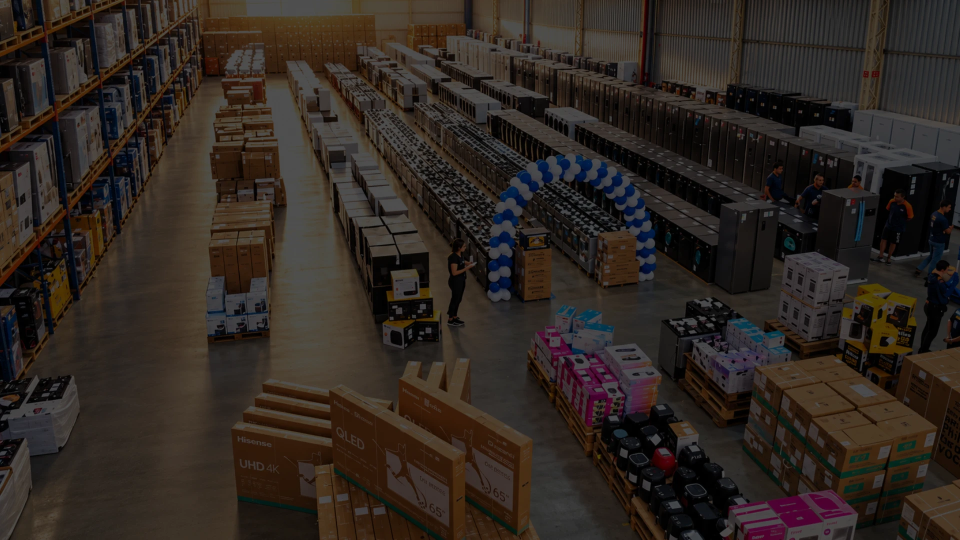
#> input picture video-painel-led/camada_data_fundo.webp, 1920 x 1080 px (shown at 1/2 size)
$ python animar_take5.py camada_data_fundo.webp arte_take1.webp arte_take1.webp arte_take1.webp arte_take1.webp arte_take1.webp
#> lines starting #> are read from the running program, lines starting #| are printed output that depends on the picture
"""Take 5 — chamada final: fitas de "evento" rolando, "Faça o seu cadastro no site" e o endereço digitado.
Uso: python3 take5.py fundo.jpg fitas.png chamada.png url.png Anton.ttf saida.mp4 [duracao_s] [largura altura]
As fitas são redesenhadas (mesma fonte, cor e inclinação da arte) para o texto poder rolar sem fim."""
import numpy as np, subprocess, sys, math
from PIL import Image, ImageDraw, ImageFont
from scipy import ndimage as ndi

BG_F, TAPE_F, CTA_F, URL_F, FONT_F, OUT = sys.argv[1:7]
DUR = float(sys.argv[7]) if len(sys.argv) > 7 else 6.0
W, H = (int(sys.argv[8]), int(sys.argv[9])) if len(sys.argv) > 9 else (1920, 1080)
FPS = 30
K = W / 1920
yy, xx = np.mgrid[0:H, 0:W]

def fit(im):
    im = im.convert('RGBA')
    return im if im.size == (W, H) else im.resize((W, H), Image.LANCZOS)

bg = np.asarray(Image.open(BG_F).convert('RGB').resize((W, H), Image.LANCZOS)).astype(np.float32) / 255

# ---------- fitas: medidas tiradas da arte (em 1920x1080) ----------
tape_a = np.asarray(fit(Image.open(TAPE_F))).astype(np.float32) / 255
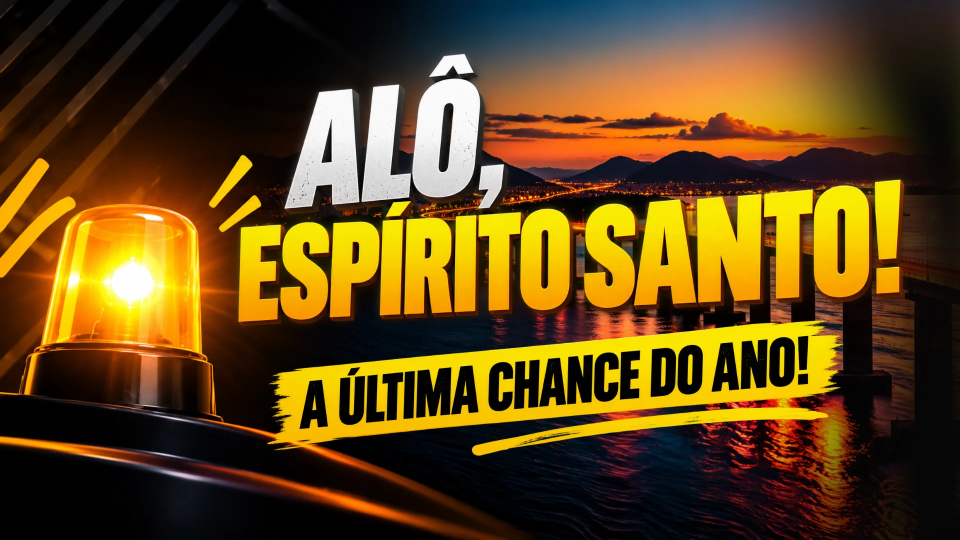
#> input picture video-painel-led/arte_take1.webp, 1920 x 1080 px (shown at 1/2 size)
solid = tape_a[..., 3] > .5
#> solid: shape (1080, 1920) bool; every value is 1
YELLOW = tuple(int(v * 255) for v in np.median(tape_a[solid & (tape_a[..., 0] > .8)][:, :3], 0))
#> YELLOW = (249, 203, 3)
INK = tuple(int(v * 255) for v in np.median(tape_a[solid & (tape_a[..., :3].max(-1) < .35)][:, :3], 0))
#> INK = (13, 9, 5)
ys, xs = np.where(solid)
top, bot = ys < H / 2, ys >= H / 2
def axis(sel):                                               # direção principal (PCA) de cada fita
    v = np.linalg.eigh(np.cov(np.vstack([xs[sel], ys[sel]])))[1][:, 1]
#> v = [1, 0]
    return v[1] / v[0]
SLOPE = (axis(top) + axis(bot)) / 2
#> SLOPE = 0
ANG = math.degrees(math.atan(-SLOPE))                        # inclinação (sobe para a direita)
#> ANG = 0
def centerline(sel):                                         # y do eixo da fita em x = W/2
    return float(np.mean(ys[sel] - SLOPE * (xs[sel] - W / 2)))
TAPES = [centerline(top), centerline(bot)]
#> TAPES = [269.5, 809.5]
runs = solid[: H // 2].sum(0)                                # espessura vertical onde a fita está inteira
#> runs = 1920 values from 540 to 540
THICK = float(np.percentile(runs[runs > 0], 90)) * math.cos(math.radians(ANG))
#> THICK = 540

font = ImageFont.truetype(FONT_F, round(41 * K))
ITEMS = ['CADASTRO ANTECIPADO', 'EVENTO PRESENCIAL', 'DESCONTOS']
GAP = 96 * K                                                 # da palavra até o centro da estrela

def star(d, cx, cy, r):                                      # estrela de 4 pontas, como a da arte
    pts = []
    for i in range(8):
        a = i * math.pi / 4 - math.pi / 2
        rr = r if i % 2 == 0 else r * .28
        pts.append((cx + rr * math.cos(a), cy + rr * math.sin(a)))
    d.polygon(pts, fill=INK)

def tape_tile(offset_items=0):
    """Um período do texto da fita (palavra ✦ palavra ✦ palavra ✦), horizontal."""
#> called with offset_items = 0
    th = int(THICK)
#> th = 540
    words = ITEMS[offset_items:] + ITEMS[:offset_items]
    widths = [font.getbbox(w)[2] for w in words]
    P = int(sum(widths) + len(words) * 2 * GAP)
    tile = Image.new('RGBA', (P, th), YELLOW + (255,))
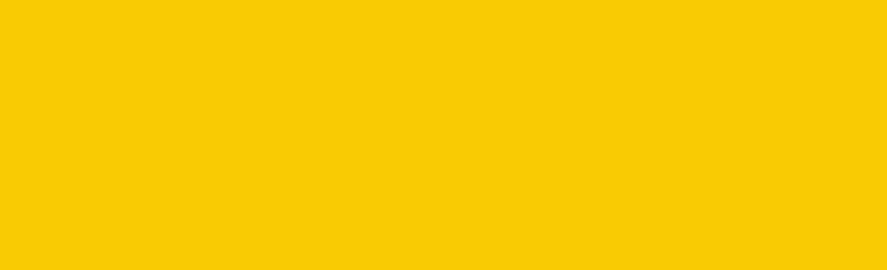
#> tile: PIL image 1773x540 RGBA (shown at 1/2 size); mean R, G, B, A 249, 203, 3, 255
    d = ImageDraw.Draw(tile)
    x = 0
    asc = font.getbbox('E')
    ty = (th - (asc[3] - asc[1])) / 2 - asc[1]
#> ty = 246
    for w, wd in zip(words, widths):
        d.text((x, ty), w, font=font, fill=INK)
        star(d, x + wd + GAP, th / 2, 14 * K)
        x += wd + 2 * GAP
#> after the loop, x = 1773
    return tile, P

TILES = [tape_tile(0), tape_tile(1)]
SPAN = int(math.hypot(W, H) + 200 * K)                       # comprimento que cobre o quadro na diagonal

def tape_layer(i, scroll, slide):
    tile, P = TILES[i]
    strip = Image.new('RGBA', (SPAN + P, tile.size[1]))
    for k in range(SPAN // P + 2): strip.paste(tile, (k * P, 0))
    off = int(scroll % P)
    strip = strip.crop((off, 0, off + SPAN, tile.size[1]))
    # sombra suave embaixo da fita
    pad = int(30 * K)
    lay = Image.new('RGBA', (SPAN, tile.size[1] + 2 * pad), (0, 0, 0, 0))
    sh = np.zeros((lay.size[1], SPAN), np.float32); sh[pad + int(8 * K):pad + int(8 * K) + tile.size[1]] = 1
    sh = ndi.gaussian_filter(sh, 10 * K) * .6
    lay = Image.fromarray(np.dstack([np.zeros((lay.size[1], SPAN, 3), np.uint8), (sh * 255).astype(np.uint8)]), 'RGBA')
    lay.alpha_composite(strip, (0, pad))
    rot = lay.rotate(ANG, Image.BICUBIC, expand=True)
    cy = TAPES[i] - SLOPE * slide * math.cos(math.radians(ANG))
    cx = W / 2 + slide * math.cos(math.radians(ANG))
    return rot, (int(cx - rot.size[0] / 2), int(cy - rot.size[1] / 2))

# ---------- chamada: globo | linha 1 | linha 2 ----------
CTA_SCALE, CTA_DY = .9, -95 * K
cta = np.asarray(fit(Image.open(CTA_F))).astype(np.float32) / 255
ca = cta[..., 3] > .1
cys, cxs = np.where(ca)
text_x0 = cxs.min() + (cxs.max() - cxs.min()) * .21           # o texto começa depois do globo
#> text_x0 = 403
rows = np.where(ca[:, int(text_x0):].any(1))[0]
#> rows = 1080 values from 0 to 1079
gaps = np.where(np.diff(rows) > 5 * K)[0]
#> gaps = empty array
LINE_SPLIT = (rows[gaps[0]] + rows[gaps[0] + 1]) / 2 if len(gaps) else H
#> LINE_SPLIT = 1080
def cut(mask):
    a = cta.copy(); a[..., 3] *= mask
#> after `a[..., 3] *= mask`:
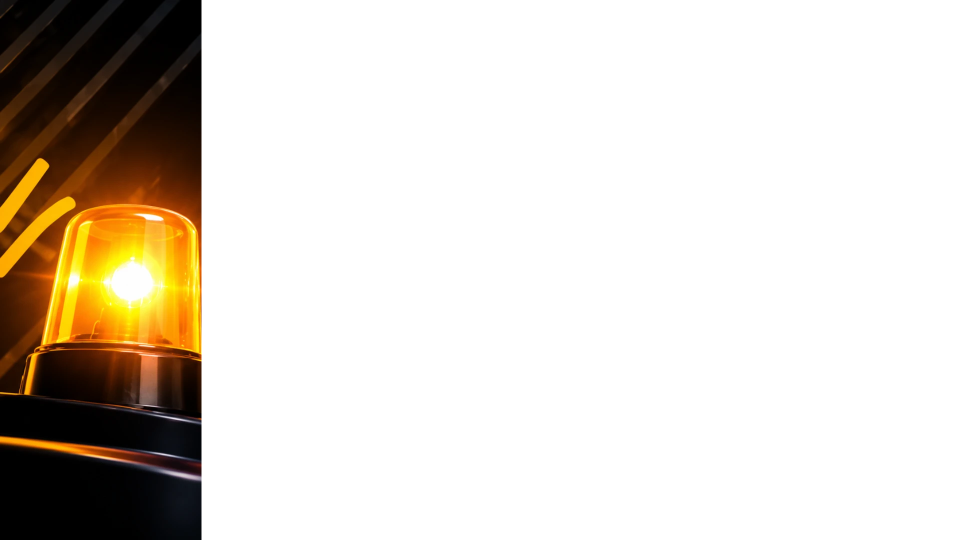
#> a: shape (1080, 1920, 4) float32 (shown at 1/2 size); mean of channels 0, 1, 2, 3 0.384, 0.278, 0.0947, 0.21; transparent parts drawn white
    ys_, xs_ = np.where(a[..., 3] > .01)
    y0, y1, x0, x1 = ys_.min(), ys_.max() + 1, xs_.min(), xs_.max() + 1
#> y0 = 0; y1 = 1080; x0 = 0; x1 = 403
    return dict(rgba=a[y0:y1, x0:x1], x=x0, y=y0, w=x1 - x0, h=y1 - y0, face=(a[y0:y1, x0:x1, 3] > .9).astype(np.float32))
GLOBE = cut(xx < text_x0)
#> GLOBE = 6 items
LINE1 = cut((xx >= text_x0) & (yy < LINE_SPLIT))
#> in cut (call 2), `a[..., 3] *= mask`:
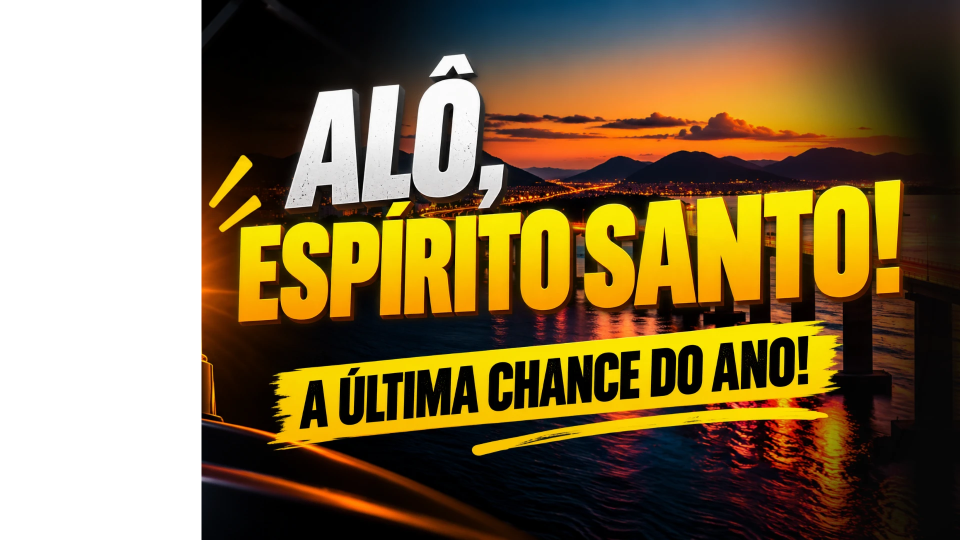
#> a: shape (1080, 1920, 4) float32 (shown at 1/2 size); mean of channels 0, 1, 2, 3 0.384, 0.278, 0.0947, 0.79; transparent parts drawn white
#> in cut (call 2), `y0, y1, x0, x1 = ys_.min(), ys_.max() + 1, xs_.min(), xs_.max() + 1`: x0 = 403; x1 = 1920
#> LINE1 = 6 items
LINE2 = cut((xx >= text_x0) & (yy >= LINE_SPLIT))
#> (the run stopped early here; a loop or call above may not have finished)
